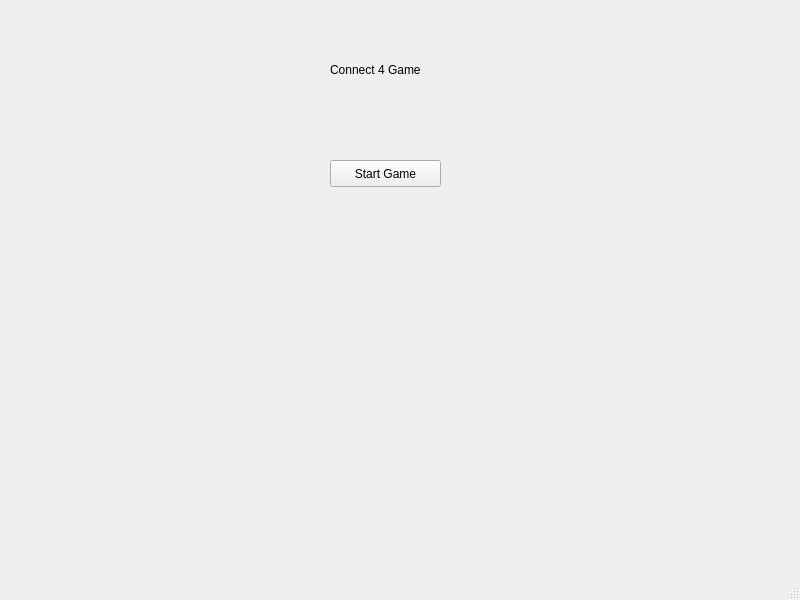
<?xml version="1.0" encoding="UTF-8"?>
<ui version="4.0">
 <class>MainWindow</class>
 <widget class="QMainWindow" name="MainWindow">
  <property name="geometry">
   <rect>
    <x>0</x>
    <y>0</y>
    <width>800</width>
    <height>600</height>
   </rect>
  </property>
  <property name="windowTitle">
   <string>MainWindow</string>
  </property>
  <widget class="QWidget" name="centralwidget">
   <widget class="QLabel" name="label">
    <property name="geometry">
     <rect>
      <x>330</x>
      <y>60</y>
      <width>121</width>
      <height>19</height>
     </rect>
    </property>
    <property name="text">
     <string>Connect 4 Game</string>
    </property>
   </widget>
   <widget class="QPushButton" name="startGameButton">
    <property name="geometry">
     <rect>
      <x>330</x>
      <y>160</y>
      <width>111</width>
      <height>27</height>
     </rect>
    </property>
    <property name="text">
     <string>Start Game</string>
    </property>
   </widget>
  </widget>
  <widget class="QMenuBar" name="menubar">
   <property name="geometry">
    <rect>
     <x>0</x>
     <y>0</y>
     <width>800</width>
     <height>24</height>
    </rect>
   </property>
  </widget>
  <widget class="QStatusBar" name="statusbar"/>
 </widget>
 <resources/>
 <connections/>
</ui>
